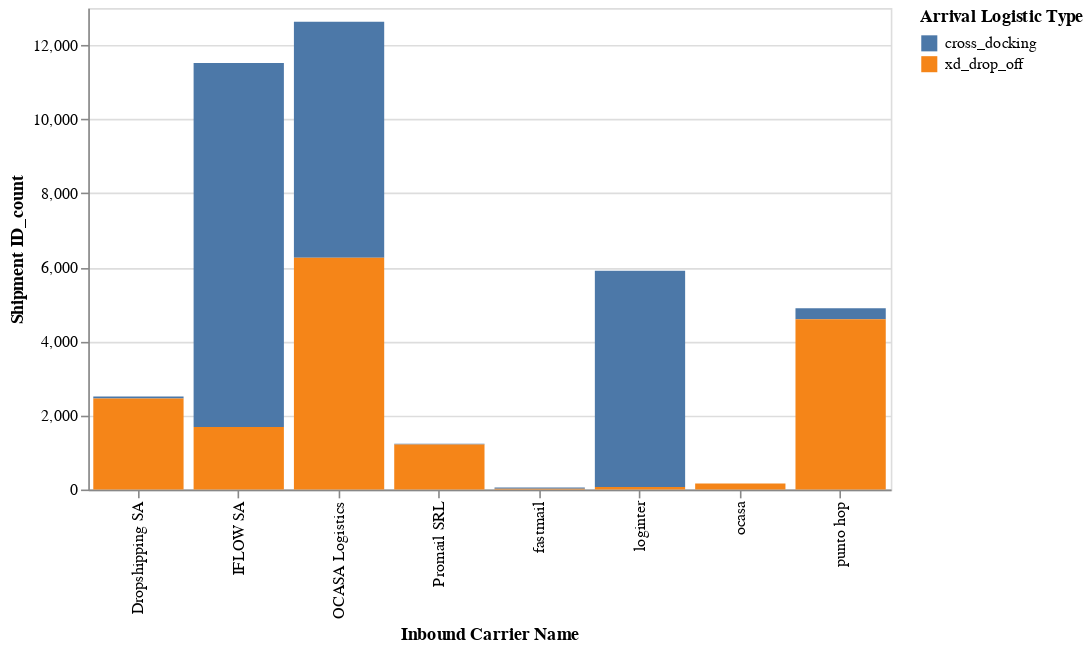

The notebook cell this image was saved under:
### Code cell
alt.Chart(agg_shp_by_in_carrier).mark_bar().encode(
    x = 'Inbound Carrier Name',
    y = 'Shipment ID_count',
    color = 'Arrival Logistic Type'
).properties(width=500)

### Figure 1 — Vega-Lite specification as saved in the notebook (floating-point values rounded to 4 significant figures)
{"config": {"view": {"continuousWidth": 400, "continuousHeight": 300}}, "data": {"name": "data-0afac4b7a56f91e585b74da4c2f32a97"}, "mark": "bar", "encoding": {"color": {"field": "Arrival Logistic Type", "type": "nominal"}, "x": {"field": "Inbound Carrier Name", "type": "nominal"}, "y": {"field": "Shipment ID_count", "type": "quantitative"}}, "width": 500, "$schema": "https://vega.github.io/schema/vega-lite/v4.17.0.json", "datasets": {"data-0afac4b7a56f91e585b74da4c2f32a97": [{"Arrival Logistic Type": "cross_docking", "Inbound Carrier Name": "Dropshipping SA", "Shipment ID_count": 56}, {"Arrival Logistic Type": "cross_docking", "Inbound Carrier Name": "IFLOW SA", "Shipment ID_count": 9829}, {"Arrival Logistic Type": "cross_docking", "Inbound Carrier Name": "OCASA Logistics", "Shipment ID_count": 6374}, {"Arrival Logistic Type": "cross_docking", "Inbound Carrier Name": "Promail SRL", "Shipment ID_count": 20}, {"Arrival Logistic Type": "cross_docking", "Inbound Carrier Name": "fastmail", "Shipment ID_count": 36}, {"Arrival Logistic Type": "cross_docking", "Inbound Carrier Name": "loginter", "Shipment ID_count": 5835}, {"Arrival Logistic Type": "cross_docking", "Inbound Carrier Name": "punto hop", "Shipment ID_count": 298}, {"Arrival Logistic Type": "xd_drop_off", "Inbound Carrier Name": "Dropshipping SA", "Shipment ID_count": 2456}, {"Arrival Logistic Type": "xd_drop_off", "Inbound Carrier Name": "IFLOW SA", "Shipment ID_count": 1688}, {"Arrival Logistic Type": "xd_drop_off", "Inbound Carrier Name": "OCASA Logistics", "Shipment ID_count": 6258}, {"Arrival Logistic Type": "xd_drop_off", "Inbound Carrier Name": "Promail SRL", "Shipment ID_count": 1216}, {"Arrival Logistic Type": "xd_drop_off", "Inbound Carrier Name": "fastmail", "Shipment ID_count": 18}, {"Arrival Logistic Type": "xd_drop_off", "Inbound Carrier Name": "loginter", "Shipment ID_count": 69}, {"Arrival Logistic Type": "xd_drop_off", "Inbound Carrier Name": "ocasa", "Shipment ID_count": 164}, {"Arrival Logistic Type": "xd_drop_off", "Inbound Carrier Name": "punto hop", "Shipment ID_count": 4596}]}}
